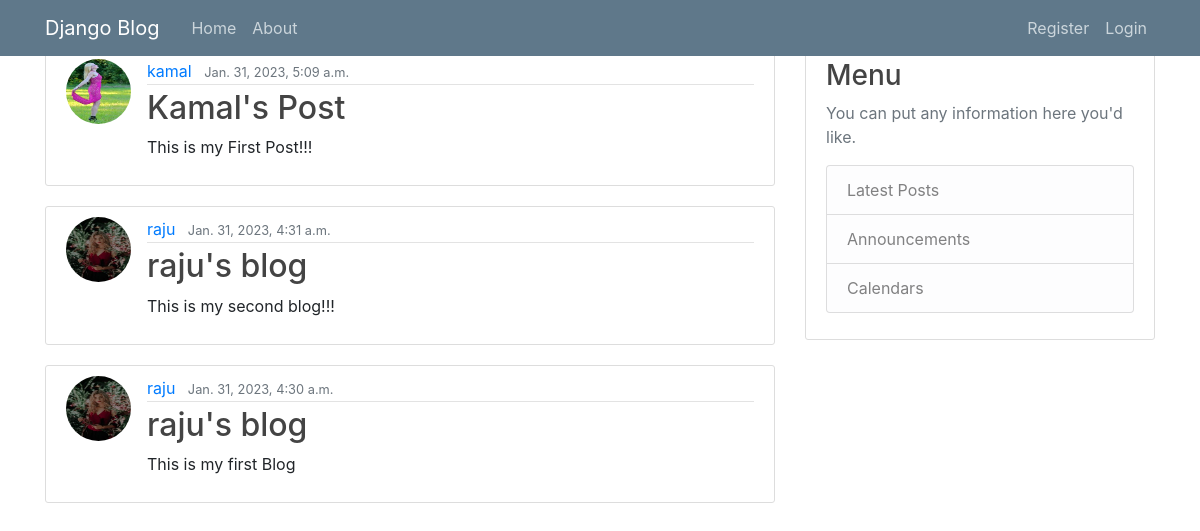
Screenshot of /blog/ with the database file from the repository.
### blog/models.py (models this page shows, shortened)
class Post(models.Model):
    title=models.CharField(max_length=100)
    content=models.TextField()
    date_posted=models.DateTimeField(default=timezone.now)
    author=models.ForeignKey(User,on_delete=models.CASCADE)

class Profile(models.Model):
    user=models.OneToOneField(User,on_delete=models.CASCADE)
    image=models.ImageField(default='default.jpeg',upload_to='profile_pics')

### blog/views.py (the view)
# urls.py: urlpatterns=[path('',PostListView.as_view(),name='blog_home'),
class PostListView(ListView):
    model=Post
    template_name='blog/home.html'  # we should name html template as <app>/<model>_<viewtype>.html to skip this line
    context_object_name='posts'    #in class based views as we given model=Post, the default name given to Post objects is objectlist. As in home.html we used 'posts' as list of post objects so we set name 'posts' to objectlists. Or if we use objectlist in template then we can skip this line
    ordering=['-date_posted']   #to get the latest post first

### templates/blog/home.html
{% extends "blog/base.html" %}
{% block content %}
    {% for post in posts %}
        <article class="media content-section">
            <img class="rounded-circle article-img" src="{{ post.author.profile.image.url }}">
          <div class="media-body">
            <div class="article-metadata">
              <a class="mr-2" href="#">{{ post.author }}</a>
              <small class="text-muted">{{ post.date_posted }}</small>
            </div>
            <h2><a class="article-title" href="{% url 'post_detail' post.id %}">{{ post.title }}</a></h2>
            <p class="article-content">{{ post.content }}</p>
          </div>
        </article>
    {% endfor %}
{% endblock content %}

### staticfiles/blog/cssfiles/main.css (style rules this page uses)
h1, h2, h3, h4, h5, h6 { color: #444444; }
.content-section { background: #ffffff; padding: 10px 20px; border: 1px solid #dddddd; border-radius: 3px; margin-bottom: 20px; }
.article-title { color: #444444; }
.article-content { white-space: pre-line; }
.article-img { height: 65px; width: 65px; margin-right: 16px; }
.article-metadata { padding-bottom: 1px; margin-bottom: 4px; border-bottom: 1px solid #e3e3e3 }

### rows the page displays
Post: author.profile.image (picture), author "kamal", date_posted "Jan. 31, 2023, 5:09 a.m.", title "Kamal's Post", content "This is my First Post!!!"
Post: author.profile.image (placeholder picture), author "raju", date_posted "Jan. 31, 2023, 4:31 a.m.", title "raju's blog", content "This is my second blog!!!"
Post: author.profile.image (placeholder picture), author "raju", date_posted "Jan. 31, 2023, 4:30 a.m.", title "raju's blog", content "This is my first Blog"
